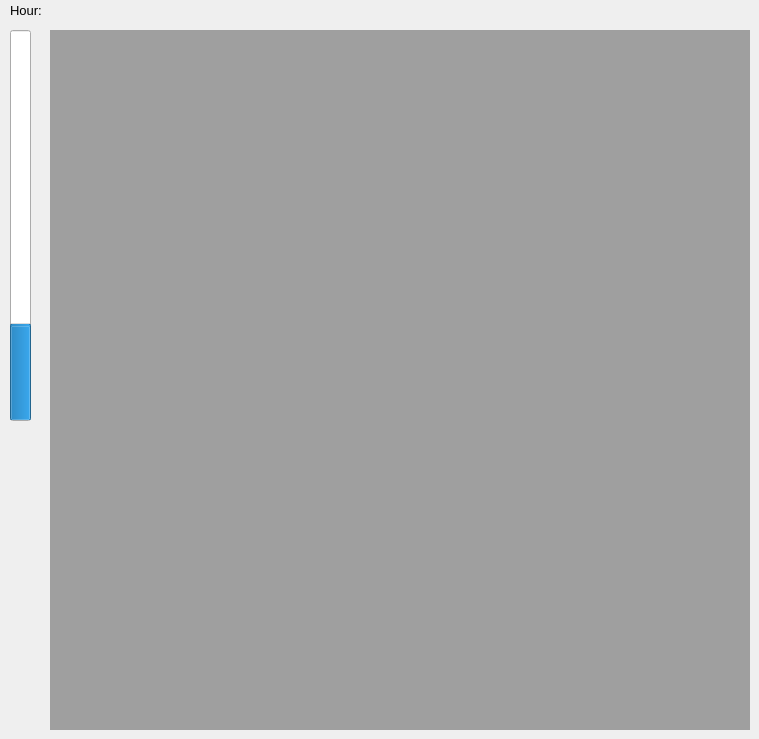
      <widget class="QWidget" name="page_3D">
       <widget class="QMdiArea" name="mdiArea_VTK">
        <property name="geometry">
         <rect>
          <x>50</x>
          <y>30</y>
          <width>700</width>
          <height>700</height>
         </rect>
        </property>
       </widget>
       <widget class="QProgressBar" name="progressBar">
        <property name="geometry">
         <rect>
          <x>10</x>
          <y>30</y>
          <width>21</width>
          <height>391</height>
         </rect>
        </property>
        <property name="value">
         <number>24</number>
        </property>
        <property name="orientation">
         <enum>Qt::Vertical</enum>
        </property>
       </widget>
       <widget class="QLabel" name="label_hour">
        <property name="geometry">
         <rect>
          <x>10</x>
          <y>0</y>
          <width>46</width>
          <height>20</height>
         </rect>
        </property>
        <property name="font">
         <font>
          <pointsize>10</pointsize>
         </font>
        </property>
        <property name="text">
         <string>Hour:</string>
        </property>
       </widget>
       <widget class="QLabel" name="hour_display">
        <property name="geometry">
         <rect>
          <x>50</x>
          <y>0</y>
          <width>46</width>
          <height>20</height>
         </rect>
        </property>
        <property name="font">
         <font>
          <pointsize>10</pointsize>
         </font>
        </property>
        <property name="text">
         <string/>
        </property>
       </widget>
      </widget>
